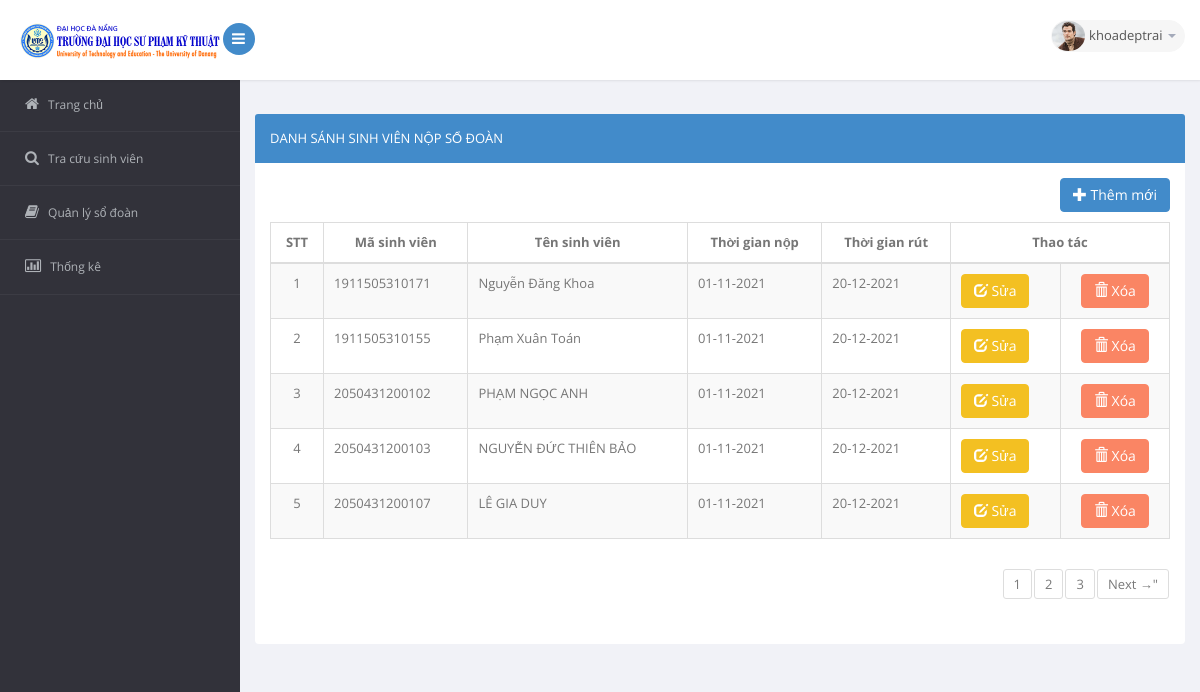
Screenshot of /quanlysodoan/index.php (signed in) with the database file from the repository.
### tables this page shows
CREATE TABLE `sodoan` (
  `idsd` int(11) NOT NULL,
  `masv` varchar(20) NOT NULL,
  `tgnop` date NOT NULL,
  `tgrut` date NOT NULL
);

CREATE TABLE `sinhvien` (
  `idsv` int(11) NOT NULL,
  `masv` varchar(20) NOT NULL,
  `tensv` varchar(200) NOT NULL,
  `lopSH` varchar(10) NOT NULL,
  `ngaysinh` date NOT NULL
);

### model/sodoan.php (called while the page is built, shortened)
<?php
function get_sodoan($from, $sotin1trang) {
    global $db;
    $query = 'SELECT * FROM sodoan LIMIT '.$from.','.$sotin1trang;
    $statement = $db->prepare($query);
    $statement->execute();
    $list_sd = $statement->fetchAll();
    return $list_sd;
}
function get_Intsodoan() {
    global $db;
    $query = 'SELECT * FROM sodoan';
    $statement = $db->prepare($query);
    $statement->execute();
    $list_sd = $statement->fetchAll();
    $sl = sizeof($list_sd);
    return $sl;
}
function get_tensvsodoanById($findid) {
    global $db;
    $query = 'SELECT * FROM sinhvien
              WHERE masv = :findid';
    $statement = $db->prepare($query);
    $statement->bindValue(':findid', $findid);
    $statement->execute();
    $sv = $statement->fetch();
    $tensv = $sv['tensv'];
    return $tensv;
}
?>

### quanlysodoan/danhsach.php (the view, shortened to what this page needs)
<section id="main-content">
    <section class="wrapper">
        <div class="row">
            <div class="col-sm-12">
                <section class="panel panel-primary">
                    <header class="panel-heading">
                        Danh sánh sinh viên nộp sổ đoàn
                    </header>
                    <div class="panel-body">
                        <div class="btn-group" style="margin-bottom: 10px;float: right">
                            <a href="them_sd.php" class="btn btn-success">
                                <i class="glyphicon glyphicon-plus"></i>
                                <span>Thêm mới</span>
                            </a>
                        </div>
                        <section id="unseen">
                            <table class="table table-bordered table-striped table-condensed">
                                <thead>
                                    <tr>
                                        <th>STT</th>
                                        <th>Mã sinh viên</th>
                                        <th>Tên sinh viên</th>
                                        <th>Thời gian nộp</th>
                                        <th>Thời gian rút</th>
                                        <th colspan="2">Thao tác</th>
                                    </tr>
                                </thead>
                                <tbody>
                                    <?php $i = $batdau + 1; ?>
                                    <?php foreach ($list_sd as $sd) : ?>
                                        <tr id="row<?php echo $sd['idsd']; ?>">
                                            <td><?php echo $i ?></td>
                                            <td><?php echo $sd['masv']; ?></td>
                                            <td><?php echo $str = get_tensvsodoanById($sd['masv']); ?></td>
                                            <td><?php echo date('d-m-Y', strtotime($sd['tgnop'])); ?></td>
                                            <td>
                                                <?php
                                                    if($sd['tgrut'] == '0000-00-00')
                                                        echo 'Chưa rút';
                                                    else
                                                        echo date('d-m-Y', strtotime($sd['tgrut']));
                                                ?>
                                            </td>
                                            <td>
                                                <a class="btn btn-warning" href="sua_sd.php?id=<?php echo $sd['idsd']; ?>">
                                                    <i class="glyphicon glyphicon-edit"></i>
                                                    <span>Sửa</span>
                                                </a>
                                            </td>
                                            <td>
                                                <form action="." method="POST" id="delete">
                                                    <button class="btn btn-danger" type="submit">
                                                        <i class="glyphicon glyphicon-trash"></i>
                                                        <span>Xóa</span>
                                                    </button>
                                                </form>
                                            </td>
                                            <?php $i = $i + 1; ?>
                                        </tr>
                                    <?php endforeach; ?>
                                </tbody>
                            </table>
                            <div class="dataTables_paginate paging_bootstrap pagination">
                                <ul>
                                    <?php
                                    for ($t = 1; $t <= $sotrang; $t++) {
                                        echo '<li><a href="index.php?page=' . $t . '">' . $t . '</a></li>';
                                    }
                                    if ($page < $sotrang) {
                                        echo '<li class="next"><a href="index.php?page=' . ($page + 1) . '">Next →"</a></li>';
                                    }
                                    ?>
                                </ul>
                            </div>
                        </section>
                    </div>
                </section>
            </div>
        </div>
    </section>

### rows the page displays
sodoan: masv "1911505310171", masv.tensv "Nguyễn Đăng Khoa", tgnop "01-11-2021", tgrut "20-12-2021"
sodoan: masv "1911505310155", masv.tensv "Phạm Xuân Toán", tgnop "01-11-2021", tgrut "20-12-2021"
sodoan: masv "2050431200102", masv.tensv "PHẠM NGỌC ANH", tgnop "01-11-2021", tgrut "20-12-2021"
sodoan: masv "2050431200103", masv.tensv "NGUYỄN ĐỨC THIÊN BẢO", tgnop "01-11-2021", tgrut "20-12-2021"
sodoan: masv "2050431200107", masv.tensv "LÊ GIA DUY", tgnop "01-11-2021", tgrut "20-12-2021"

### other values shown
$_SESSION['username'] "khoadeptrai"
